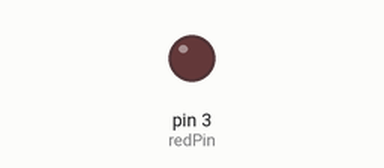
Simulated run of this sketch. Board: Arduino Uno, built with avr-gcc and run on an emulated ATmega328P. Shown: output pins drawn as LEDs (lit = HIGH).

Above: at 0.05 s.
At 1.45 s:
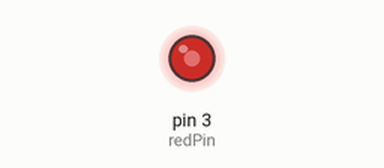
At 2.85 s:
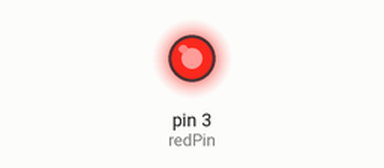
At 5.7 s:
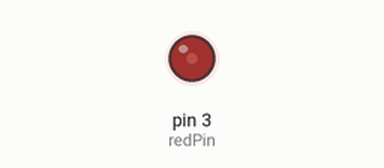
Timing chart, 0 to 9.4 s (numbered marks = the images above):
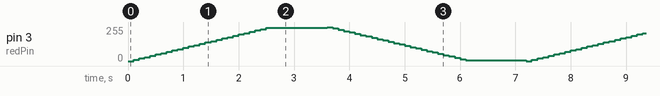

The sketch:

LED_fades_smoothly.ino
```cpp
int redPin = 3;

void setup() {
  pinMode(redPin, OUTPUT);
}

void loop() {
  for (int fade = 0; fade <= 255; fade += 10) {
    analogWrite(redPin, fade);
    delay(100);
  }

  delay(1000);
  for (int fade = 255; fade >= 0; fade -= 10) {
    analogWrite(redPin, fade);
    delay(100);
  }

  delay(1000);
}
```
